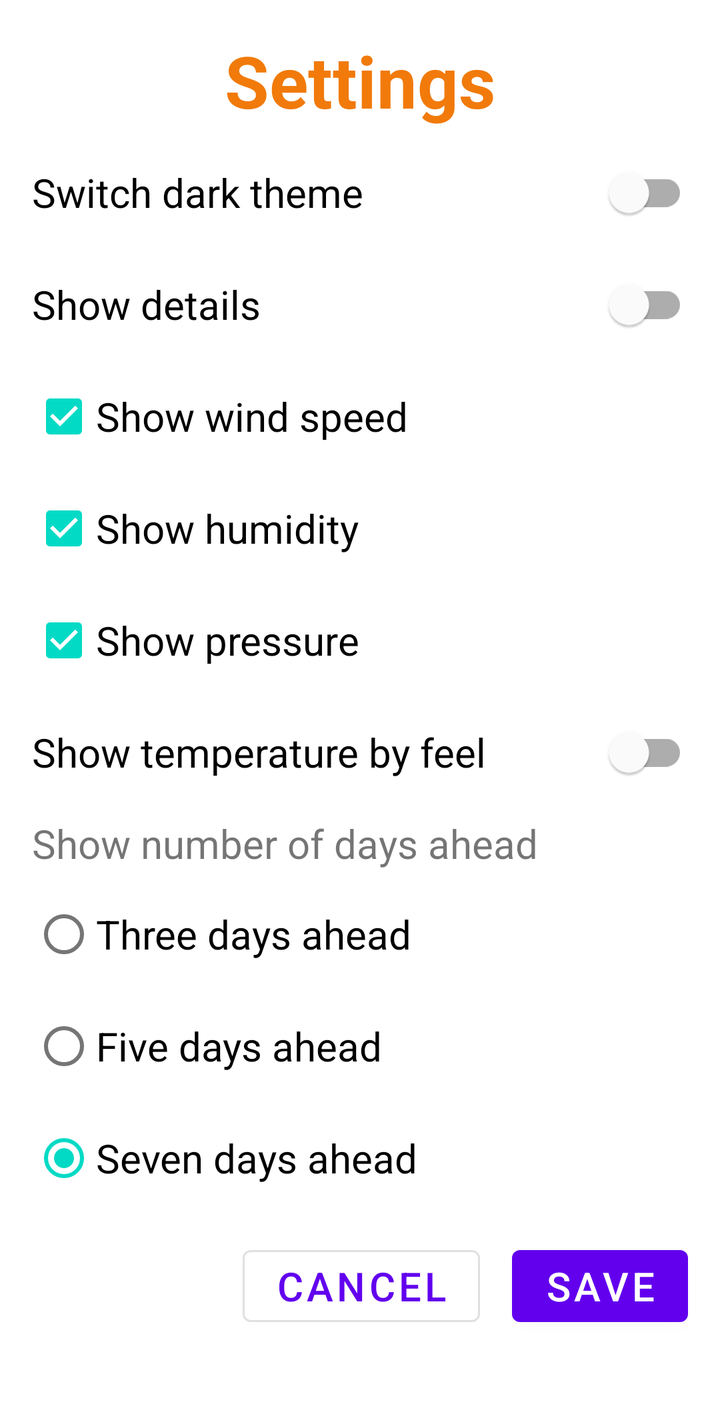
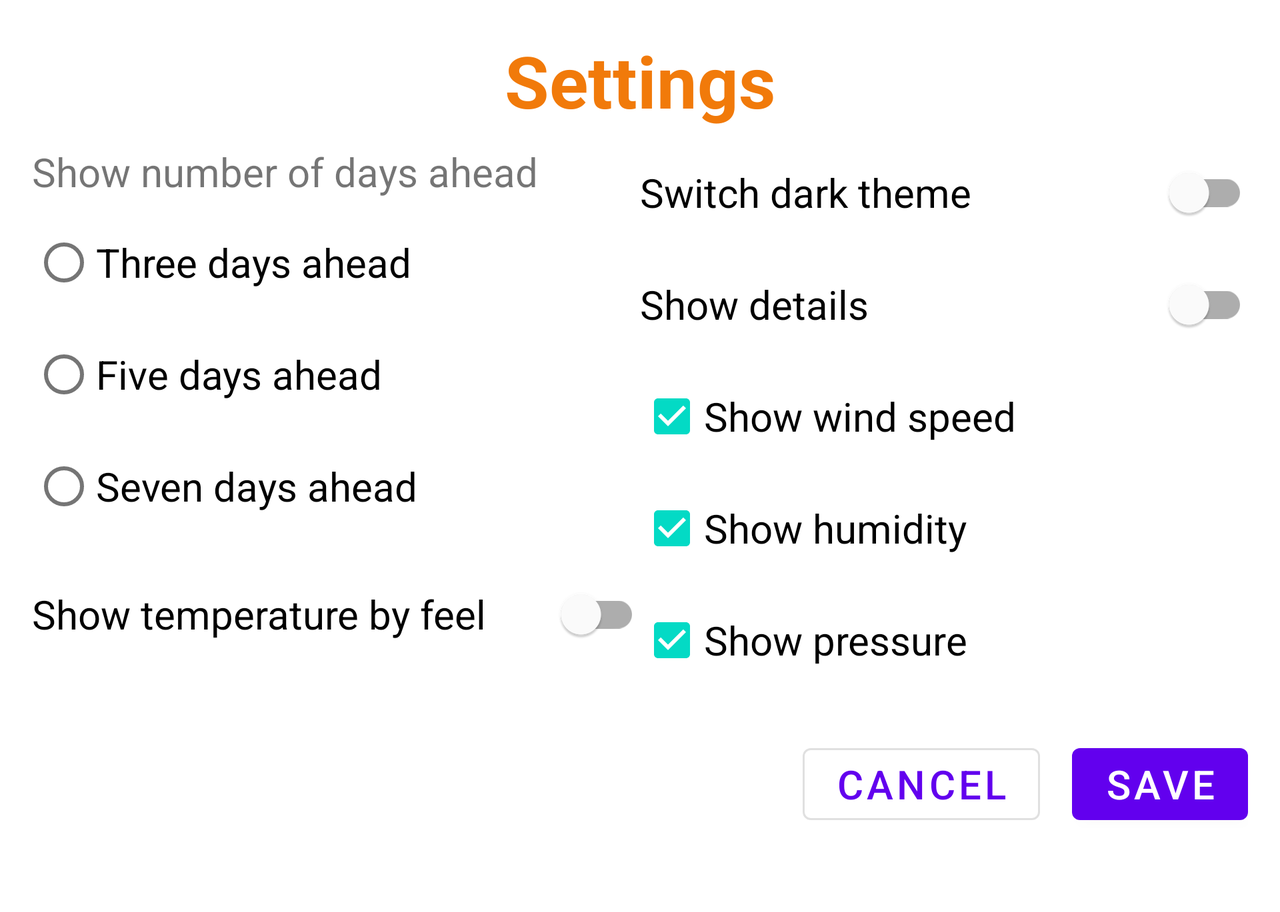

The same Android screen from two of the app's own layout files: first res/layout/ as a phone draws it, then the repository's variant for another configuration, drawn on a device whose configuration selects that folder. Both files follow.
<!-- AndroidManifest.xml: application theme Theme.WeatherApp -->
<!-- res/layout/fragment_settings.xml -->
<?xml version="1.0" encoding="utf-8"?>
<ScrollView
    xmlns:android="http://schemas.android.com/apk/res/android"
    xmlns:tools="http://schemas.android.com/tools"
    android:id="@+id/settingsLayout"
    android:layout_width="match_parent"
    android:layout_height="match_parent"
    android:theme="@style/MyTheme.SimpleTextSize.Background">

    <LinearLayout
        android:layout_width="match_parent"
        android:layout_height="wrap_content"
        android:orientation="vertical"
        style="@style/FragmentPadding" >

        <TextView
            android:id="@+id/textView"
            android:layout_width="match_parent"
            android:layout_height="wrap_content"
            android:text="@string/settings"
            style="@style/MyTheme.HeadStyle.Bold.Orange"/>

        <com.google.android.material.switchmaterial.SwitchMaterial
            android:id="@+id/darkLightSwitch"
            android:layout_width="match_parent"
            android:layout_height="wrap_content"
            android:checked="false"
            android:text="@string/switch_dark_theme"
            tools:checked="false" />

        <com.google.android.material.switchmaterial.SwitchMaterial
            android:id="@+id/showDetailsSwitch"
            android:layout_width="match_parent"
            android:layout_height="wrap_content"
            android:checked="false"
            android:text="@string/show_details"
            tools:checked="false" />

        <com.google.android.material.checkbox.MaterialCheckBox
            android:id="@+id/windCheckBox"
            android:layout_width="match_parent"
            android:layout_height="wrap_content"
            android:checked="true"
            android:text="@string/show_wind_speed" />

        <com.google.android.material.checkbox.MaterialCheckBox
            android:id="@+id/humidityCheckBox"
            android:layout_width="match_parent"
            android:layout_height="wrap_content"
            android:checked="true"
            android:text="@string/show_humidity" />

        <com.google.android.material.checkbox.MaterialCheckBox
            android:id="@+id/pressureCheckBox"
            android:layout_width="match_parent"
            android:layout_height="wrap_content"
            android:checked="true"
            android:text="@string/show_pressure" />

        <com.google.android.material.switchmaterial.SwitchMaterial
            android:id="@+id/showFeelSwitch"
            android:layout_width="match_parent"
            android:layout_height="wrap_content"
            android:checked="false"
            android:text="@string/show_temperature_by_feel"
            tools:checked="false" />

        <TextView
            android:id="@+id/showDaysTextView"
            android:layout_width="match_parent"
            android:layout_height="wrap_content"
            android:text="@string/show_number_of_days_ahead" />

        <RadioGroup
            android:id="@+id/amountDayRadioGroup"
            android:layout_width="match_parent"
            android:layout_height="match_parent">

            <com.google.android.material.radiobutton.MaterialRadioButton
                android:id="@+id/threeRadioButton"
                android:layout_width="match_parent"
                android:layout_height="wrap_content"
                android:text="@string/three_days_ahead" />

            <com.google.android.material.radiobutton.MaterialRadioButton
                android:id="@+id/fiveRadioButton"
                android:layout_width="match_parent"
                android:layout_height="wrap_content"
                android:text="@string/five_days_ahead" />

            <com.google.android.material.radiobutton.MaterialRadioButton
                android:id="@+id/sevenRadioButton"
                android:layout_width="match_parent"
                android:layout_height="wrap_content"
                android:text="@string/seven_days_ahead"
                android:checked="true"/>
        </RadioGroup>

        <LinearLayout
            android:layout_width="match_parent"
            android:layout_height="wrap_content"
            android:gravity="end"
            android:orientation="horizontal">

            <com.google.android.material.button.MaterialButton
                android:id="@+id/cancelButton"
                style="@style/Widget.MaterialComponents.Button.OutlinedButton"
                android:layout_width="wrap_content"
                android:layout_height="wrap_content"
                android:layout_marginEnd="@dimen/margin"
                android:layout_marginRight="@dimen/margin"
                android:text="@string/cancel" />

            <com.google.android.material.button.MaterialButton
                android:id="@+id/saveButton"
                android:layout_width="wrap_content"
                android:layout_height="wrap_content"
                android:text="@string/save" />
        </LinearLayout>
    </LinearLayout>
</ScrollView>
<!-- resources referenced by this layout -->
<resources>
  <dimen name="margin">16dp</dimen>
  <string name="cancel">Cancel</string>
  <string name="five_days_ahead">Five days ahead</string>
  <string name="save">Save</string>
  <string name="settings">Settings</string>
  <string name="seven_days_ahead">Seven days ahead</string>
  <string name="show_details">Show details</string>
  <string name="show_humidity">Show humidity</string>
  <string name="show_number_of_days_ahead">Show number of days ahead</string>
  <string name="show_pressure">Show pressure</string>
  <string name="show_temperature_by_feel">Show temperature by feel</string>
  <string name="show_wind_speed">Show wind speed</string>
  <string name="switch_dark_theme">Switch dark theme</string>
  <string name="three_days_ahead">Three days ahead</string>
  <style name="FragmentPadding">
          <item name="android:padding">@dimen/margin</item>
      </style>
  <style name="MyTheme.HeadStyle.Bold.Orange" parent="MyTheme.HeadStyle.Bold">
          <item name="android:textColor">?android:attr/colorActivatedHighlight</item>
      </style>
  <style name="MyTheme.SimpleTextSize.Background" parent="MyTheme.SimpleTextSize">
          <item name="android:background">@color/white</item>
      </style>
  <style name="Theme.WeatherApp" parent="Theme.MaterialComponents.DayNight.DarkActionBar">
          
          <item name="colorPrimary">@color/purple_500</item>
          <item name="colorPrimaryVariant">@color/purple_700</item>
          <item name="colorOnPrimary">@color/white</item>
          
          <item name="colorSecondary">@color/teal_200</item>
          <item name="colorSecondaryVariant">@color/teal_700</item>
          <item name="colorOnSecondary">@color/black</item>
          
          <item name="android:statusBarColor" tools:targetApi="l">?attr/colorPrimaryVariant</item>
          
          <item name="windowActionBar">false</item>
          <item name="windowNoTitle">true</item>
      </style>
  <style name="MyTheme.HeadStyle.Bold" parent="MyTheme.HeadStyle">
          <item name="android:textStyle">bold</item>
      </style>
  <style name="MyTheme.SimpleTextSize" parent="MyTheme">
          <item name="android:textSize">@dimen/head2</item>
      </style>
  <color name="white">#FFFFFFFF</color>
  <color name="purple_500">#FF6200EE</color>
  <color name="purple_700">#FF3700B3</color>
  <color name="teal_200">#FF03DAC5</color>
  <color name="teal_700">#FF018786</color>
  <color name="black">#FF000000</color>
  <style name="MyTheme.HeadStyle" parent="MyTheme">
          <item name="android:gravity">center</item>
          <item name="android:textSize">@dimen/head</item>
      </style>
  <style name="MyTheme">
          <item name="android:layout_marginBottom">@dimen/between_layouts</item>
          <item name="android:lines">1</item>
      </style>
  <dimen name="head2">20sp</dimen>
  <dimen name="head">36sp</dimen>
  <dimen name="between_layouts">8dp</dimen>
</resources>
<!-- res/layout-land/fragment_settings.xml (the repository's variant of the layout above) -->
<!-- drawn on the phone turned sideways -->
<?xml version="1.0" encoding="utf-8"?>
<ScrollView
    xmlns:android="http://schemas.android.com/apk/res/android"
    xmlns:tools="http://schemas.android.com/tools"
    android:id="@+id/settingsLayout"
    android:layout_width="match_parent"
    android:layout_height="match_parent"
    android:theme="@style/MyTheme.SimpleTextSize.Background">

    <LinearLayout
        android:layout_width="match_parent"
        android:layout_height="wrap_content"
        android:orientation="vertical"
        style="@style/FragmentPadding" >

        <TextView
            android:id="@+id/textView"
            android:layout_width="match_parent"
            android:layout_height="wrap_content"
            android:text="@string/settings"
            style="@style/MyTheme.HeadStyle.Bold.Orange"/>

        <LinearLayout
            android:layout_width="match_parent"
            android:layout_height="wrap_content"
            android:orientation="horizontal"
            android:baselineAligned="false">

            <LinearLayout
                android:layout_width="@dimen/zero_size"
                android:layout_height="wrap_content"
                android:orientation="vertical"
                android:layout_weight="1">

                <TextView
                    android:id="@+id/showDaysTextView"
                    android:layout_width="match_parent"
                    android:layout_height="wrap_content"
                    android:text="@string/show_number_of_days_ahead" />

                <RadioGroup
                    android:id="@+id/amountDayRadioGroup"
                    android:layout_width="match_parent"
                    android:layout_height="wrap_content">

                    <com.google.android.material.radiobutton.MaterialRadioButton
                        android:id="@+id/threeRadioButton"
                        android:layout_width="match_parent"
                        android:layout_height="wrap_content"
                        android:text="@string/three_days_ahead" />

                    <com.google.android.material.radiobutton.MaterialRadioButton
                        android:id="@+id/fiveRadioButton"
                        android:layout_width="match_parent"
                        android:layout_height="wrap_content"
                        android:text="@string/five_days_ahead" />

                    <com.google.android.material.radiobutton.MaterialRadioButton
                        android:id="@+id/sevenRadioButton"
                        android:layout_width="match_parent"
                        android:layout_height="wrap_content"
                        android:text="@string/seven_days_ahead" />
                </RadioGroup>

                <com.google.android.material.switchmaterial.SwitchMaterial
                    android:id="@+id/showFeelSwitch"
                    android:layout_width="match_parent"
                    android:layout_height="wrap_content"
                    android:checked="false"
                    android:text="@string/show_temperature_by_feel"
                    tools:checked="false" />
            </LinearLayout>

            <LinearLayout
                android:layout_width="@dimen/zero_size"
                android:layout_height="wrap_content"
                android:layout_weight="1"
                android:orientation="vertical" >

                <com.google.android.material.switchmaterial.SwitchMaterial
                    android:id="@+id/darkLightSwitch"
                    android:layout_width="match_parent"
                    android:layout_height="wrap_content"
                    android:checked="false"
                    android:text="@string/switch_dark_theme"
                    tools:checked="false" />

                <com.google.android.material.switchmaterial.SwitchMaterial
                    android:id="@+id/showDetailsSwitch"
                    android:layout_width="match_parent"
                    android:layout_height="wrap_content"
                    android:checked="false"
                    android:text="@string/show_details"
                    tools:checked="false" />

                <com.google.android.material.checkbox.MaterialCheckBox
                    android:id="@+id/windCheckBox"
                    android:layout_width="match_parent"
                    android:layout_height="wrap_content"
                    android:checked="true"
                    android:text="@string/show_wind_speed" />

                <com.google.android.material.checkbox.MaterialCheckBox
                    android:id="@+id/humidityCheckBox"
                    android:layout_width="match_parent"
                    android:layout_height="wrap_content"
                    android:checked="true"
                    android:text="@string/show_humidity" />

                <com.google.android.material.checkbox.MaterialCheckBox
                    android:id="@+id/pressureCheckBox"
                    android:layout_width="match_parent"
                    android:layout_height="wrap_content"
                    android:checked="true"
                    android:text="@string/show_pressure" />

            </LinearLayout>

        </LinearLayout>

        <LinearLayout
            android:layout_width="match_parent"
            android:layout_height="wrap_content"
            android:gravity="end"
            android:orientation="horizontal">

            <com.google.android.material.button.MaterialButton
                android:id="@+id/cancelButton"
                android:layout_width="wrap_content"
                android:layout_height="wrap_content"
                android:layout_gravity="end"
                android:text="@string/cancel"
                android:layout_marginRight="@dimen/margin"
                android:layout_marginEnd="@dimen/margin"
                style="@style/Widget.MaterialComponents.Button.OutlinedButton"/>

            <com.google.android.material.button.MaterialButton
                android:id="@+id/saveButton"
                android:layout_width="wrap_content"
                android:layout_height="wrap_content"
                android:layout_gravity="end"
                android:text="@string/save" />
        </LinearLayout>

    </LinearLayout>

</ScrollView>
<!-- resources referenced by the variant -->
<!-- as the phone turned sideways resolves them -->
<resources>
  <dimen name="margin">16dp</dimen>
  <dimen name="zero_size">0dp</dimen>
  <string name="cancel">Cancel</string>
  <string name="five_days_ahead">Five days ahead</string>
  <string name="save">Save</string>
  <string name="settings">Settings</string>
  <string name="seven_days_ahead">Seven days ahead</string>
  <string name="show_details">Show details</string>
  <string name="show_humidity">Show humidity</string>
  <string name="show_number_of_days_ahead">Show number of days ahead</string>
  <string name="show_pressure">Show pressure</string>
  <string name="show_temperature_by_feel">Show temperature by feel</string>
  <string name="show_wind_speed">Show wind speed</string>
  <string name="switch_dark_theme">Switch dark theme</string>
  <string name="three_days_ahead">Three days ahead</string>
  <style name="FragmentPadding">
          <item name="android:padding">@dimen/margin</item>
      </style>
  <style name="MyTheme.HeadStyle.Bold.Orange" parent="MyTheme.HeadStyle.Bold">
          <item name="android:textColor">?android:attr/colorActivatedHighlight</item>
      </style>
  <style name="MyTheme.SimpleTextSize.Background" parent="MyTheme.SimpleTextSize">
          <item name="android:background">@color/white</item>
      </style>
  <style name="Theme.WeatherApp" parent="Theme.MaterialComponents.DayNight.DarkActionBar">
          
          <item name="colorPrimary">@color/purple_500</item>
          <item name="colorPrimaryVariant">@color/purple_700</item>
          <item name="colorOnPrimary">@color/white</item>
          
          <item name="colorSecondary">@color/teal_200</item>
          <item name="colorSecondaryVariant">@color/teal_700</item>
          <item name="colorOnSecondary">@color/black</item>
          
          <item name="android:statusBarColor" tools:targetApi="l">?attr/colorPrimaryVariant</item>
          
          <item name="windowActionBar">false</item>
          <item name="windowNoTitle">true</item>
      </style>
  <style name="MyTheme.HeadStyle.Bold" parent="MyTheme.HeadStyle">
          <item name="android:textStyle">bold</item>
      </style>
  <style name="MyTheme.SimpleTextSize" parent="MyTheme">
          <item name="android:textSize">@dimen/head2</item>
      </style>
  <color name="white">#FFFFFFFF</color>
  <color name="purple_500">#FF6200EE</color>
  <color name="purple_700">#FF3700B3</color>
  <color name="teal_200">#FF03DAC5</color>
  <color name="teal_700">#FF018786</color>
  <color name="black">#FF000000</color>
  <style name="MyTheme.HeadStyle" parent="MyTheme">
          <item name="android:gravity">center</item>
          <item name="android:textSize">@dimen/head</item>
      </style>
  <style name="MyTheme">
          <item name="android:layout_marginBottom">@dimen/between_layouts</item>
          <item name="android:lines">1</item>
      </style>
  <dimen name="head2">20sp</dimen>
  <dimen name="head">36sp</dimen>
  <dimen name="between_layouts">8dp</dimen>
</resources>
